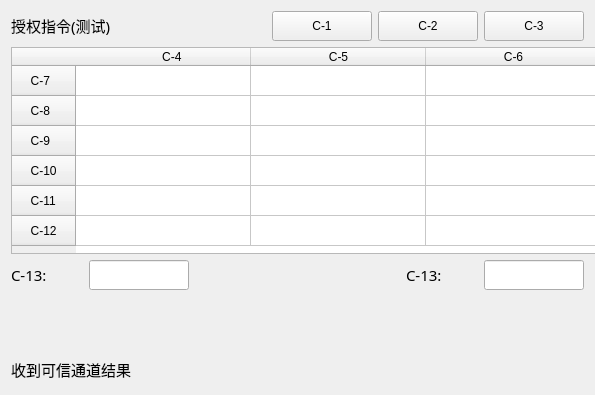
        <widget class="QWidget" name="widget" native="true">
         <property name="minimumSize">
          <size>
           <width>595</width>
           <height>395</height>
          </size>
         </property>
         <property name="maximumSize">
          <size>
           <width>595</width>
           <height>395</height>
          </size>
         </property>
         <layout class="QVBoxLayout" name="verticalLayout">
          <item>
           <layout class="QHBoxLayout" name="horizontalLayout">
            <item>
             <widget class="QLabel" name="label_701">
              <property name="minimumSize">
               <size>
                <width>126</width>
                <height>25</height>
               </size>
              </property>
              <property name="maximumSize">
               <size>
                <width>126</width>
                <height>25</height>
               </size>
              </property>
              <property name="font">
               <font>
                <family>宋体</family>
                <pointsize>11</pointsize>
               </font>
              </property>
              <property name="text">
               <string>授权指令(测试)</string>
              </property>
             </widget>
            </item>
            <item>
             <spacer name="horizontalSpacer_2">
              <property name="orientation">
               <enum>Qt::Horizontal</enum>
              </property>
              <property name="sizeHint" stdset="0">
               <size>
                <width>40</width>
                <height>20</height>
               </size>
              </property>
             </spacer>
            </item>
            <item>
             <widget class="QPushButton" name="pushButton_6">
              <property name="minimumSize">
               <size>
                <width>100</width>
                <height>30</height>
               </size>
              </property>
              <property name="maximumSize">
               <size>
                <width>100</width>
                <height>30</height>
               </size>
              </property>
              <property name="text">
               <string>C-1</string>
              </property>
             </widget>
            </item>
            <item>
             <widget class="QPushButton" name="pushButton_9">
              <property name="minimumSize">
               <size>
                <width>100</width>
                <height>30</height>
               </size>
              </property>
              <property name="maximumSize">
               <size>
                <width>100</width>
                <height>30</height>
               </size>
              </property>
              <property name="text">
               <string>C-2</string>
              </property>
             </widget>
            </item>
            <item>
             <widget class="QPushButton" name="pushButton_10">
              <property name="minimumSize">
               <size>
                <width>100</width>
                <height>30</height>
               </size>
              </property>
              <property name="maximumSize">
               <size>
                <width>100</width>
                <height>30</height>
               </size>
              </property>
              <property name="text">
               <string>C-3</string>
              </property>
             </widget>
            </item>
           </layout>
          </item>
          <item>
           <widget class="QTableWidget" name="tableWidget_8">
            <property name="minimumSize">
             <size>
              <width>600</width>
              <height>207</height>
             </size>
            </property>
            <property name="maximumSize">
             <size>
              <width>600</width>
              <height>207</height>
             </size>
            </property>
            <property name="verticalScrollBarPolicy">
             <enum>Qt::ScrollBarAlwaysOff</enum>
            </property>
            <property name="horizontalScrollBarPolicy">
             <enum>Qt::ScrollBarAlwaysOff</enum>
            </property>
            <attribute name="horizontalHeaderDefaultSectionSize">
             <number>175</number>
            </attribute>
            <attribute name="horizontalHeaderMinimumSectionSize">
             <number>167</number>
            </attribute>
            <attribute name="verticalHeaderDefaultSectionSize">
             <number>30</number>
            </attribute>
            <attribute name="verticalHeaderMinimumSectionSize">
             <number>30</number>
            </attribute>
            <row>
             <property name="text">
              <string>     C-7     </string>
             </property>
            </row>
            <row>
             <property name="text">
              <string>     C-8     </string>
             </property>
            </row>
            <row>
             <property name="text">
              <string>     C-9    </string>
             </property>
            </row>
            <row>
             <property name="text">
              <string>     C-10     </string>
             </property>
            </row>
            <row>
             <property name="text">
              <string>     C-11     </string>
             </property>
            </row>
            <row>
             <property name="text">
              <string>     C-12    </string>
             </property>
            </row>
            <column>
             <property name="text">
              <string>     C-4</string>
             </property>
            </column>
            <column>
             <property name="text">
              <string>     C-5     </string>
             </property>
            </column>
            <column>
             <property name="text">
              <string>     C-6     </string>
             </property>
            </column>
           </widget>
          </item>
          <item>
           <layout class="QHBoxLayout" name="horizontalLayout_12">
            <item>
             <layout class="QHBoxLayout" name="horizontalLayout_17">
              <item>
               <widget class="QLabel" name="label_702">
                <property name="minimumSize">
                 <size>
                  <width>72</width>
                  <height>30</height>
                 </size>
                </property>
                <property name="maximumSize">
                 <size>
                  <width>72</width>
                  <height>30</height>
                 </size>
                </property>
                <property name="font">
                 <font>
                  <family>宋体</family>
                  <pointsize>11</pointsize>
                 </font>
                </property>
                <property name="text">
                 <string>C-13:</string>
                </property>
               </widget>
              </item>
              <item>
               <widget class="QLineEdit" name="lineEdit">
                <property name="minimumSize">
                 <size>
                  <width>100</width>
                  <height>30</height>
                 </size>
                </property>
                <property name="maximumSize">
                 <size>
                  <width>100</width>
                  <height>30</height>
                 </size>
                </property>
               </widget>
              </item>
             </layout>
            </item>
            <item>
             <spacer name="horizontalSpacer">
              <property name="orientation">
               <enum>Qt::Horizontal</enum>
              </property>
              <property name="sizeHint" stdset="0">
               <size>
                <width>40</width>
                <height>20</height>
               </size>
              </property>
             </spacer>
            </item>
            <item>
             <layout class="QHBoxLayout" name="horizontalLayout_16">
              <item>
               <widget class="QLabel" name="label_703">
                <property name="minimumSize">
                 <size>
                  <width>72</width>
                  <height>30</height>
                 </size>
                </property>
                <property name="maximumSize">
                 <size>
                  <width>72</width>
                  <height>30</height>
                 </size>
                </property>
                <property name="font">
                 <font>
                  <family>宋体</family>
                  <pointsize>11</pointsize>
                 </font>
                </property>
                <property name="text">
                 <string>C-13:</string>
                </property>
               </widget>
              </item>
              <item>
               <widget class="QLineEdit" name="lineEdit_2">
                <property name="minimumSize">
                 <size>
                  <width>100</width>
                  <height>30</height>
                 </size>
                </property>
                <property name="maximumSize">
                 <size>
                  <width>100</width>
                  <height>30</height>
                 </size>
                </property>
               </widget>
              </item>
             </layout>
            </item>
           </layout>
          </item>
          <item>
           <spacer name="verticalSpacer_9">
            <property name="orientation">
             <enum>Qt::Vertical</enum>
            </property>
            <property name="sizeHint" stdset="0">
             <size>
              <width>20</width>
              <height>40</height>
             </size>
            </property>
           </spacer>
          </item>
          <item>
           <widget class="QLabel" name="label_58">
            <property name="minimumSize">
             <size>
              <width>200</width>
              <height>30</height>
             </size>
            </property>
            <property name="maximumSize">
             <size>
              <width>200</width>
              <height>30</height>
             </size>
            </property>
            <property name="font">
             <font>
              <family>宋体</family>
              <pointsize>11</pointsize>
             </font>
            </property>
            <property name="text">
             <string>收到可信通道结果</string>
            </property>
           </widget>
          </item>
         </layout>
        </widget>
